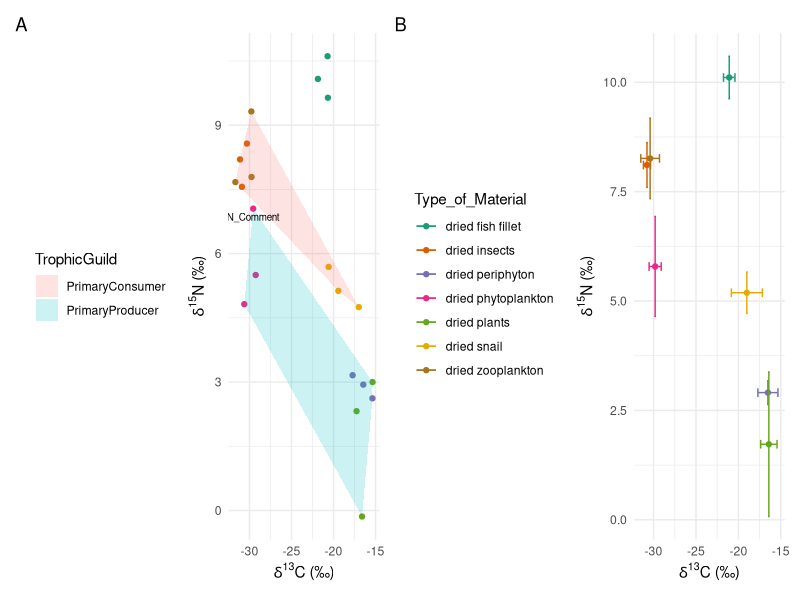
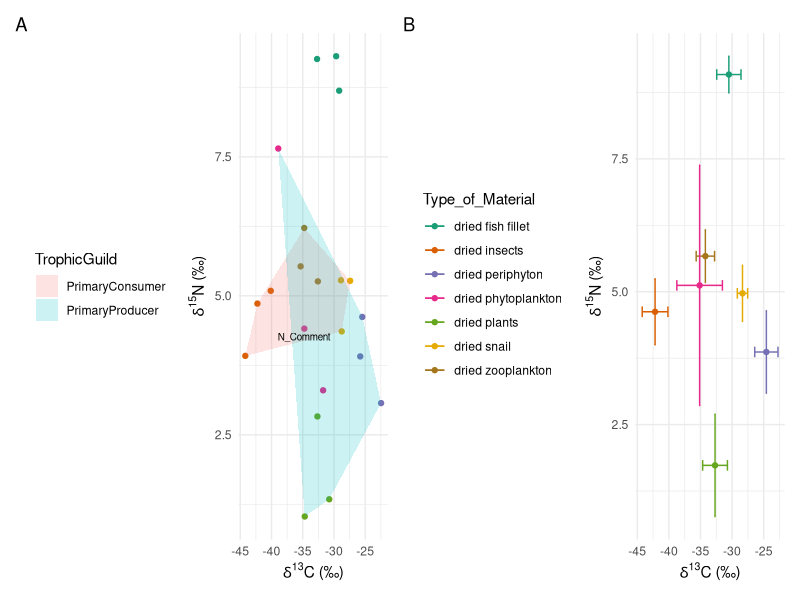
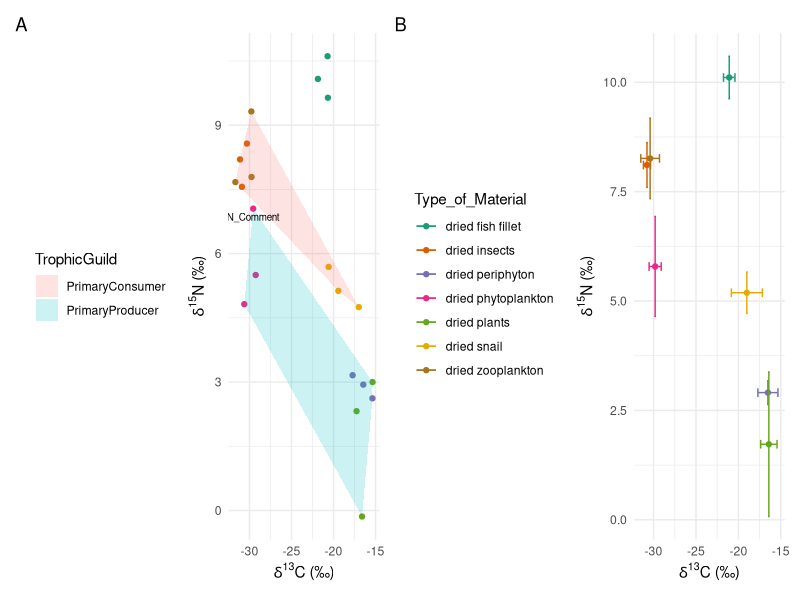
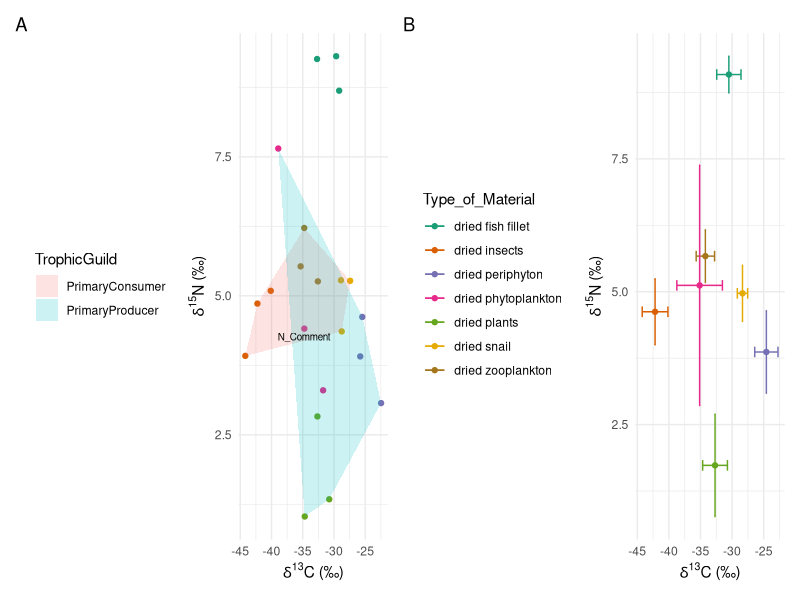

Here is the R script that generated these plots, in order:
# This script takes preliminary C & N isotope data from Angle and Killarny lakes and plots them


### Libraries ####
library(tidyverse) # this package is for data wrangling and tidying
library(ggplot2) # this package is for plotting
library(patchwork) # this package is for making multipanel plots
library(RColorBrewer) #this package is for the 7 different categories


### Clean the data ####
alldata.messy <-read_csv("AngKilCN.csv")
head(alldata.messy)

#First I need to go through the sample ID
# and add a column to separate the lakes by a unique ID.
alldata.messy[grep("ANG", alldata.messy$Sample_ID),"Lake"] <- "Angle"
alldata.messy[grep("KIL", alldata.messy$Sample_ID),"Lake"] <- "Killarney"


# If we want polygons, we need a way to categorize the data. 
alldata.messy[grep("phytoplankton", alldata.messy$Type_of_Material),"TrophicGuild"] <- "PrimaryProducer"
alldata.messy[grep("periphyton", alldata.messy$Type_of_Material),"TrophicGuild"] <- "PrimaryProducer"
alldata.messy[grep("plants", alldata.messy$Type_of_Material),"TrophicGuild"] <- "PrimaryProducer"
alldata.messy[grep("insects", alldata.messy$Type_of_Material),"TrophicGuild"] <- "PrimaryConsumer"
alldata.messy[grep("snail", alldata.messy$Type_of_Material),"TrophicGuild"] <- "PrimaryConsumer"
alldata.messy[grep("zooplankton", alldata.messy$Type_of_Material),"TrophicGuild"] <- "PrimaryConsumer"
alldata.messy[grep("fish", alldata.messy$Type_of_Material),"TrophicGuild"] <- "Top Consumer"

#I'm going to make different data sets for each lake.

#Angle
AngleCN <- alldata.messy %>% 
  select(Sample_ID, Type_of_Material, d13C_VPDB, d15N_air, Lake, TrophicGuild) %>% 
  filter(Lake == "Angle")

#consolidate these values into a mean and SD
summaryANG <- AngleCN %>% 
  group_by(Type_of_Material) %>% 
  summarize(aveC = mean(d13C_VPDB),
            aveN = mean(d15N_air),
            sdC = sd(d13C_VPDB),
            sdN = sd(d15N_air))

# If we want polygons, we need a way to categorize the data. 
summaryANG[grep("phytoplankton", summaryANG$Type_of_Material),"TrophicGuild"] <- "PrimaryProducer"
summaryANG[grep("periphyton", summaryANG$Type_of_Material),"TrophicGuild"] <- "PrimaryProducer"
summaryANG[grep("plants", summaryANG$Type_of_Material),"TrophicGuild"] <- "PrimaryProducer"
summaryANG[grep("insects", summaryANG$Type_of_Material),"TrophicGuild"] <- "PrimaryConsumer"
summaryANG[grep("snail", summaryANG$Type_of_Material),"TrophicGuild"] <- "PrimaryConsumer"
summaryANG[grep("zooplankton", summaryANG$Type_of_Material),"TrophicGuild"] <- "PrimaryConsumer"
summaryANG[grep("fish", summaryANG$Type_of_Material),"TrophicGuild"] <- "Top Consumer"

#Killarney
KilCN <- alldata.messy %>% 
  select(Sample_ID, Type_of_Material, d13C_VPDB, d15N_air, Lake, TrophicGuild) %>% 
  filter(Lake == "Killarney")

summaryKIL <-KilCN %>% group_by(Type_of_Material) %>% 
  summarize(aveC = mean(d13C_VPDB),
            aveN = mean(d15N_air),
            sdC = sd(d13C_VPDB),
            sdN = sd(d15N_air))

summaryKIL[grep("phytoplankton", summaryKIL$Type_of_Material),"TrophicGuild"] <- "PrimaryProducer"
summaryKIL[grep("periphyton", summaryKIL$Type_of_Material),"TrophicGuild"] <- "PrimaryProducer"
summaryKIL[grep("plants", summaryKIL$Type_of_Material),"TrophicGuild"] <- "PrimaryProducer"
summaryKIL[grep("insects", summaryKIL$Type_of_Material),"TrophicGuild"] <- "PrimaryConsumer"
summaryKIL[grep("snail", summaryKIL$Type_of_Material),"TrophicGuild"] <- "PrimaryConsumer"
summaryKIL[grep("zooplankton", summaryKIL$Type_of_Material),"TrophicGuild"] <- "PrimaryConsumer"
summaryKIL[grep("fish", summaryKIL$Type_of_Material),"TrophicGuild"] <- "Top Consumer"

##Plots ####

# Angel Lake
# Extract a vector that is a convex hull of the points according to category.
pp<-AngleCN %>% filter(TrophicGuild == "PrimaryProducer")
AngChull.pp<-pp[chull(pp$d13C_VPDB, pp$d15N_air),]
pc<-AngleCN %>% filter(TrophicGuild == "PrimaryConsumer")
AngChull.pc<-pc[chull(pc$d13C_VPDB, pc$d15N_air),]
AngChull <- bind_rows(AngChull.pp,AngChull.pc)

# all individual samples, plotted with a convex hull around the values for 
# primary producers and primary consumers
A1<-ggplot(data = AngleCN, aes(x = d13C_VPDB, 
                           y = d15N_air, 
                           color = Type_of_Material)) +
  geom_point() +
  scale_color_brewer(palette = "Dark2") +
  geom_polygon(data=AngChull, 
               aes(x=d13C_VPDB, y=d15N_air, 
                   group = TrophicGuild,  
                   fill = TrophicGuild), 
               alpha = 0.2,
               linetype = "blank") +
  theme_minimal() +
  labs(x = expression(paste(delta^{13}, "C (\u2030)")),
       y = expression(paste(delta^{15}, "N (\u2030)"))) +
  annotate(geom="text", x=-29.56, y=7.05, label="N_Comment",
           color="black", cex = 2.5, vjust = 1.5)


#Also, just a simple plot with means and sds for each type of material sampled.
A2<-ggplot(data = summaryANG, 
       aes(x = aveC, 
           y = aveN, 
           color = Type_of_Material)) +
  geom_point() +
  scale_color_brewer(palette = "Dark2") +
  geom_errorbar(aes(xmin=aveC-sdC, xmax=aveC+sdC), width=.2,
                position=position_dodge(0.05)) +
  geom_errorbar(aes( ymin=aveN-sdN, ymax=aveN+sdN), width=.2,
                position=position_dodge(0.05)) +
  theme_minimal() +
  labs(x = expression(paste(delta^{13}, "C (\u2030)")),
       y = expression(paste(delta^{15}, "N (\u2030)"))) +
  theme(legend.position="left") 

A1<-A1 + guides(color = FALSE) + theme(legend.position="left")
A1 + A2 + plot_annotation(tag_levels = 'A')
ggsave("AngleLake.png", width = 13, height = 7, dpi = 300, units = "in", device='png')

# Repeat for Killarney
# Extract a vector that is a convex hull of the points according to category.
pp<-KilCN %>% filter(TrophicGuild == "PrimaryProducer")
KilChull.pp<-pp[chull(pp$d13C_VPDB, pp$d15N_air),]
pc<-KilCN %>% filter(TrophicGuild == "PrimaryConsumer")
KilChull.pc<-pc[chull(pc$d13C_VPDB, pc$d15N_air),]
KilChull <- bind_rows(KilChull.pp,KilChull.pc)

# all individual samples, plotted with a convex hull around the values for 
# primary producers and primary consumers
B1<-ggplot(data = KilCN, aes(x = d13C_VPDB, 
                               y = d15N_air, 
                               color = Type_of_Material)) +
  geom_point() +
  scale_color_brewer(palette = "Dark2") +
  geom_polygon(data=KilChull, 
               aes(x=d13C_VPDB, y=d15N_air, 
                   group = TrophicGuild,  
                   fill = TrophicGuild), 
               alpha = 0.2,
               linetype = "blank") +
  theme_minimal() +
  labs(x = expression(paste(delta^{13}, "C (\u2030)")),
       y = expression(paste(delta^{15}, "N (\u2030)"))) +
  annotate(geom="text", x=-34.75, y=4.41, label="N_Comment",
           color="black", cex = 2.5, vjust = 1.5)


#Also, just a simple plot with means and sds for each type of material sampled.
B2<-ggplot(data = summaryKIL, 
           aes(x = aveC, 
               y = aveN, 
               color = Type_of_Material)) +
  geom_point() +
  scale_color_brewer(palette = "Dark2") +
  geom_errorbar(aes(xmin=aveC-sdC, xmax=aveC+sdC), width=.2,
                position=position_dodge(0.05)) +
  geom_errorbar(aes( ymin=aveN-sdN, ymax=aveN+sdN), width=.2,
                position=position_dodge(0.05)) +
  theme_minimal() +
  labs(x = expression(paste(delta^{13}, "C (\u2030)")),
       y = expression(paste(delta^{15}, "N (\u2030)"))) +
  theme(legend.position="left")

B1<-B1 + guides(color = FALSE) + theme(legend.position="left")
B1 + B2 + plot_annotation(tag_levels = 'A')
ggsave("KillarneyLake.png", width = 13, height = 7, dpi = 300, units = "in", device='png')



